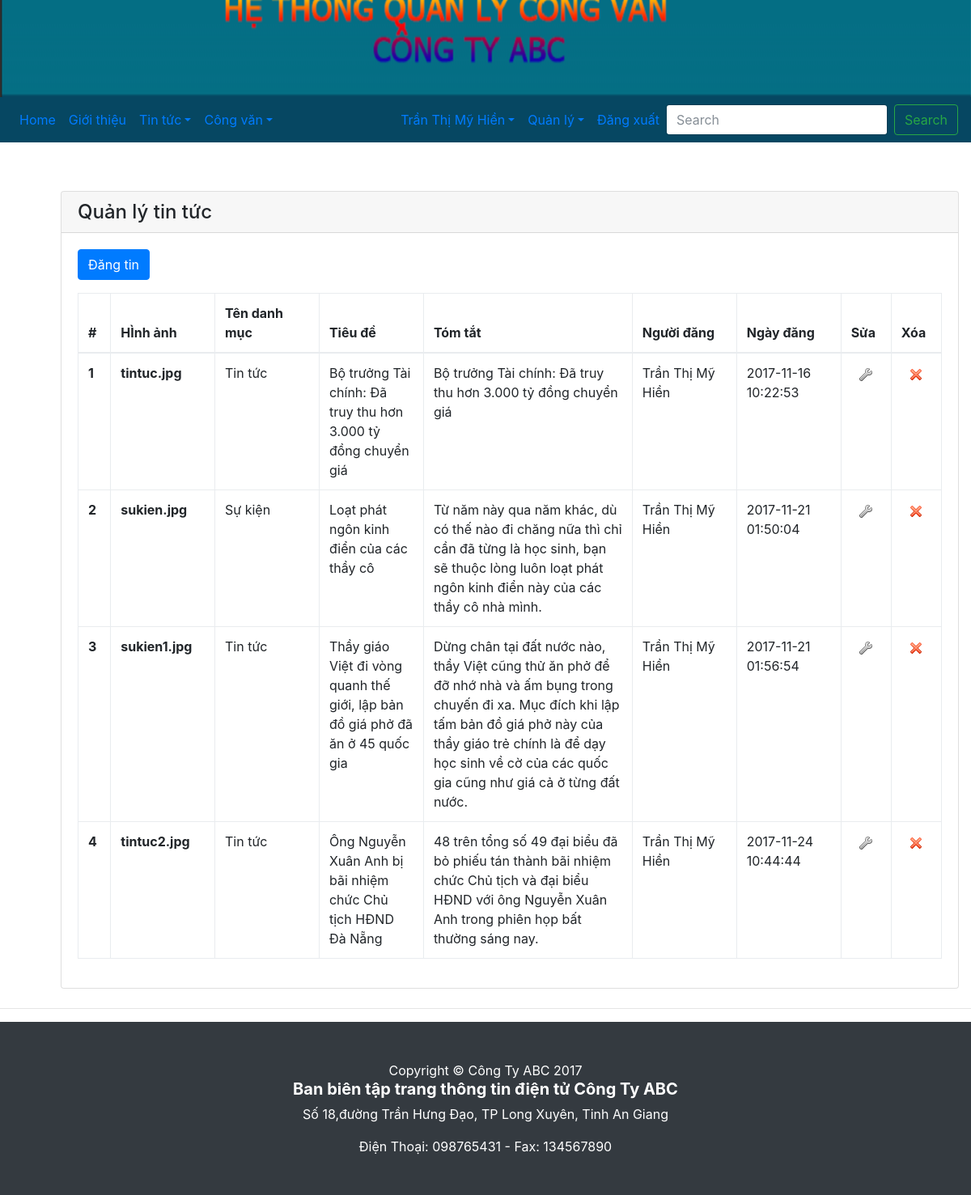
The page /tintuc.php (signed in) on the database its author committed.
### tables this page shows
CREATE TABLE IF NOT EXISTS `tintuc` (
`ID` int(10) NOT NULL,
  `Hinhanh` varchar(255) DEFAULT NULL,
  `Tieude` varchar(255) NOT NULL,
  `ID_danhmuc` int(10) NOT NULL,
  `ID_nguoidung` int(10) NOT NULL,
  `Ngaydang` datetime NOT NULL,
  `Tomtat` text NOT NULL,
  `Noidung` text NOT NULL
);

CREATE TABLE IF NOT EXISTS `danhmuc` (
`ID` int(11) NOT NULL,
  `TenDM` varchar(50) NOT NULL
);

CREATE TABLE IF NOT EXISTS `nguoidung` (
`ID` int(11) NOT NULL,
  `Manv` varchar(50) NOT NULL,
  `ID_chucvu` int(10) NOT NULL,
  `HoVaTen` varchar(50) NOT NULL,
  `MatKhau` varchar(50) NOT NULL,
  `QuyenHan` int(10) NOT NULL,
  `Khoa` tinyint(4) NOT NULL
);

### tintuc.php (the view, shortened to what this page needs)
<?php
	require_once "config.php";
	$sql = "SELECT d.TenDM ,t.*,n.HoVaTen
			FROM danhmuc d , tintuc t , nguoidung n
			WHERE d.ID = t.ID_danhmuc AND n.ID=t.ID_nguoidung";
			$danhsach = mysqli_query($link, $sql);
?>
<!DOCTYPE html>
<html lang="en">
	<head>
		<link rel="stylesheet" href="css/bootstrap.min.css" />
		<link rel="stylesheet" href="css/bootstrap-custom.css" />
	</head>
	<body>
		<?php include_once "navbar.php"; ?>
			<div class="container" style="margin: 5% 8% 2% 5%;">
			<div class="card">
				<h4 class="card-header">Quản lý tin tức</h4>
				<div class="card-body">
					<p><a class="btn btn-primary" href="tintuc_them.php" role="button">Đăng tin</a></p>
					<table class="table table-bordered table-hover table-responsive">
						<thead>
							<tr>
								<th width="2%">#</th>
								<th width="7%">HÌnh ảnh</th>
								<th width="10%">Tên danh mục</th>
								<th width="10%">Tiêu đề</th>
								<th width="20%">Tóm tắt</th>
								<th width="10%">Người đăng</th>
								<th width="10%">Ngày đăng</th>
								<th width="3%">Sửa</th>
								<th width="3%">Xóa</th>
							</tr>
						</thead>
						<tbody>
							<?php
								while($dong = mysqli_fetch_array($danhsach))
								{
									echo "<tr>";
											echo "<th>{$dong['ID']}</th>";
											echo "<th>{$dong['Hinhanh']}</th>";
											echo "<td>{$dong['TenDM']}</td>";
											echo "<td>{$dong['Tieude']}</td>";
											echo "<td>{$dong['Tomtat']}</td>";
											echo "<td>{$dong['HoVaTen']}</td>";
											echo "<td>{$dong['Ngaydang']}</td>";
											echo "<td class='text-center'><a href='tintuc_sua.php?id={$dong['ID']}'><img src='img/edit.png' /></a></td>";
											echo "<td class='text-center'><a onclick='return confirm(\"Bạn có muốn xóa tin {$dong['Tieude']} không?\");' href='tintuc_xoa.php?id={$dong['ID']}'><img src='img/delete.png' /></a></td>";
									echo "</tr>";
								}
							?>
						</tbody>
					</table>
				</div>
			</div>
	</div>
	<?php include_once "footer.php"; ?>
</body>
</html>

### rows shown on the page
tintuc: ID "1", Hinhanh "tintuc.jpg", ID_danhmuc.TenDM "Tin tức", Tieude "Bộ trưởng Tài chính: Đã truy thu hơn 3.000 tỷ đồng chuyển giá", Tomtat "Bộ trưởng Tài chính: Đã truy thu hơn 3.000 tỷ đồng chuyển giá", ID_nguoidung.HoVaTen "Trần Thị Mỹ Hiền", Ngaydang "2017-11-16 10:22:53"
tintuc: ID "2", Hinhanh "sukien.jpg", ID_danhmuc.TenDM "Sự kiện", Tieude "Loạt phát ngôn kinh điển của các thầy cô", Tomtat "Từ năm này qua năm khác, dù có thế nào đi chăng nữa thì chỉ cần đã từng là học sinh, bạn sẽ thuộc lòng luôn loạt phát ngôn kinh điển này của các thầy cô nhà mình.", ID_nguoidung.HoVaTen "Trần Thị Mỹ Hiền", Ngaydang "2017-11-21 01:50:04"
tintuc: ID "3", Hinhanh "sukien1.jpg", ID_danhmuc.TenDM "Tin tức", Tieude "Thầy giáo Việt đi vòng quanh thế giới, lập bản đồ giá phở đã ăn ở 45 quốc gia", Tomtat "Dừng chân tại đất nước nào, thầy Việt cũng thử ăn phở để đỡ nhớ nhà và ấm bụng trong chuyến đi xa. Mục đích khi lập tấm bản đồ giá phở này của thầy giáo trẻ chính là để dạy học sinh về cờ của các quốc gia cũng như giá cả ở từng đất nước.", ID_nguoidung.HoVaTen "Trần Thị Mỹ Hiền", Ngaydang "2017-11-21 01:56:54"
tintuc: ID "4", Hinhanh "tintuc2.jpg", ID_danhmuc.TenDM "Tin tức", Tieude "Ông Nguyễn Xuân Anh bị bãi nhiệm chức Chủ tịch HĐND Đà Nẵng", Tomtat "48 trên tổng số 49 đại biểu đã bỏ phiếu tán thành bãi nhiệm chức Chủ tịch và đại biểu HĐND với ông Nguyễn Xuân Anh trong phiên họp bất thường sáng nay.", ID_nguoidung.HoVaTen "Trần Thị Mỹ Hiền", Ngaydang "2017-11-24 10:44:44"

### other values the page prints
$_SESSION['HoVaTen'] "Trần Thị Mỹ Hiền"
